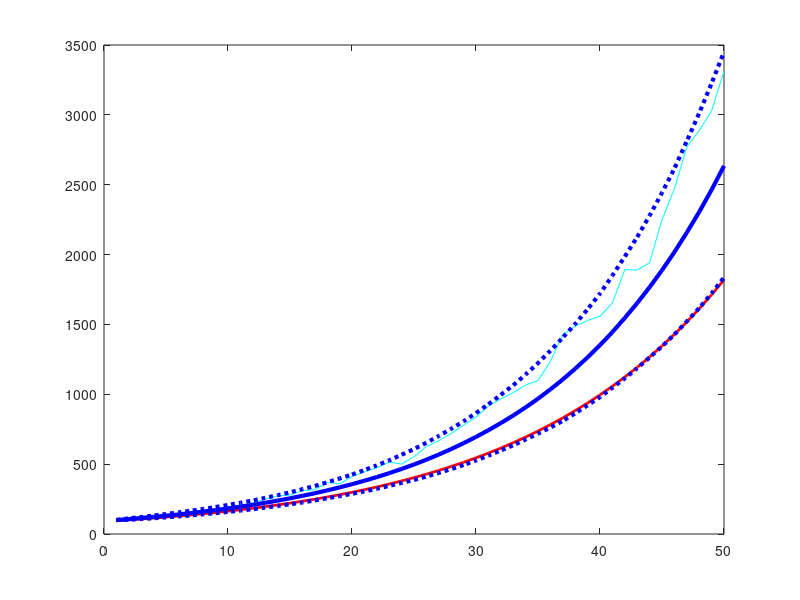

MATLAB code for this plot:
%want aproximations of growth that acount for 
%inflation, without needing to adjust initial 
% values for everything that grows with inflation
years=50;
seed=100;
growth=.069;%
growthStd=0.65*growth;
loss=0.024;
lossStd=0.012;
trials=10000;

rand("seed",1234);
randG=randn(years,trials);
randL=randn(years,trials);
values=[seed*ones(1,trials); zeros(years-1,trials)];
model1=.95*seed*(1+growth*.9).^(0:years-1);
for year=2:years
  values(year,:)=values(year-1,:)...
          .*((1+growth)+growthStd*randG(year,:))...
          ./((1+loss)+lossStd*randL(year,:))...today dolars value with noise
          .*(1+loss);%absolute budget dolars without noise
end
modelMean=mean(values,2);
sortedV=sort(values,2);
P=.15;
modelPhigh=sortedV(:,max(1,floor(trials-P*trials)));
modelPlow=sortedV(:,max(1,floor(P*trials)));

growths=exp(log(values(end,:)/seed)/(years-1))-1;
mean(growths)
anualizedGrowths=mean(diff(values,1)./values(1:end-1,:));
mean(anualizedGrowths)

%seed*(1+growth2).^(1:years)=v
%log(vyears/v1)=log(seed*(1+growth2).^(years)/seed*(1+growth2).^(1))
%log(vyears/v1)=log((1+growth2).^(years)/(1+growth2).^(1))
%log(vyears/v1)=log((1+growth2).^(years-1))
%log(vyears/v1)=(years-1)log((1+growth2))
%log(vyears/v1)/(years-1)=log((1+growth2))
%exp(log(vyears/v1)/(years-1))=(1+growth2)
%exp(log(vyears/v1)/(years-1))-1=growth2
growth2=exp(log(modelMean(end)/seed)/(years-1))-1;
model2=seed*(1+growth2).^(0:years-1);

figure(1)
plot(1:years,values(:,4),'-c', 'linewidth',0.5)
hold on
plot(1:years,model1,'-r', 'linewidth',2)
plot(1:years,model2,'-m', 'linewidth',2)
plot(1:years,modelMean,'-b', 'linewidth',3)
plot(1:years,modelPhigh,':b', 'linewidth',3)
plot(1:years,modelPlow,':b', 'linewidth',3)
hold off
